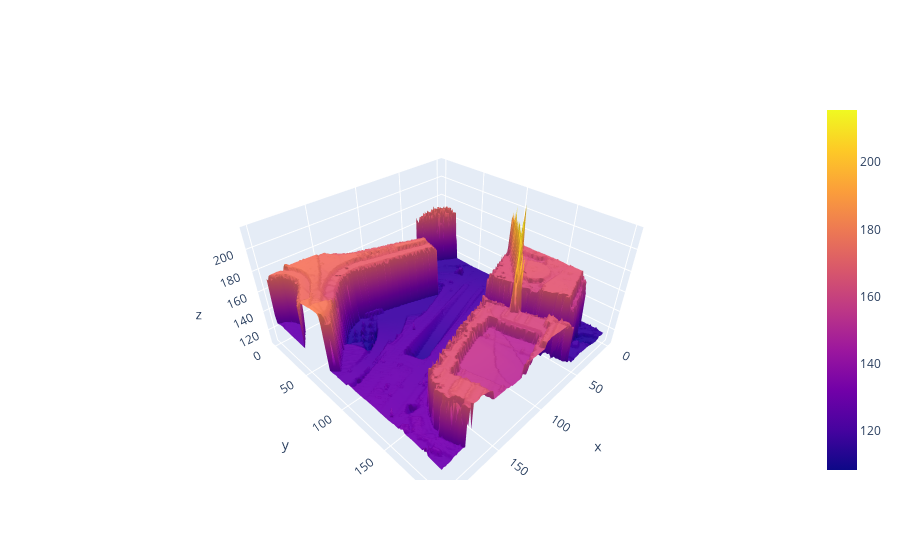

The notebook cell this image was saved under:
### Code cell
tiff_finder()

### Figure 1 — Plotly figure (JSON) as saved in the notebook; plotly's stock layout.template omitted (floating-point values rounded to 4 significant figures; data arrays with more than 128 entries replaced by an {"elided": "..."} marker saying what was removed)
{"data": [{"type": "surface", "z": {"elided": "200x200 float values"}}], "layout": {}}
